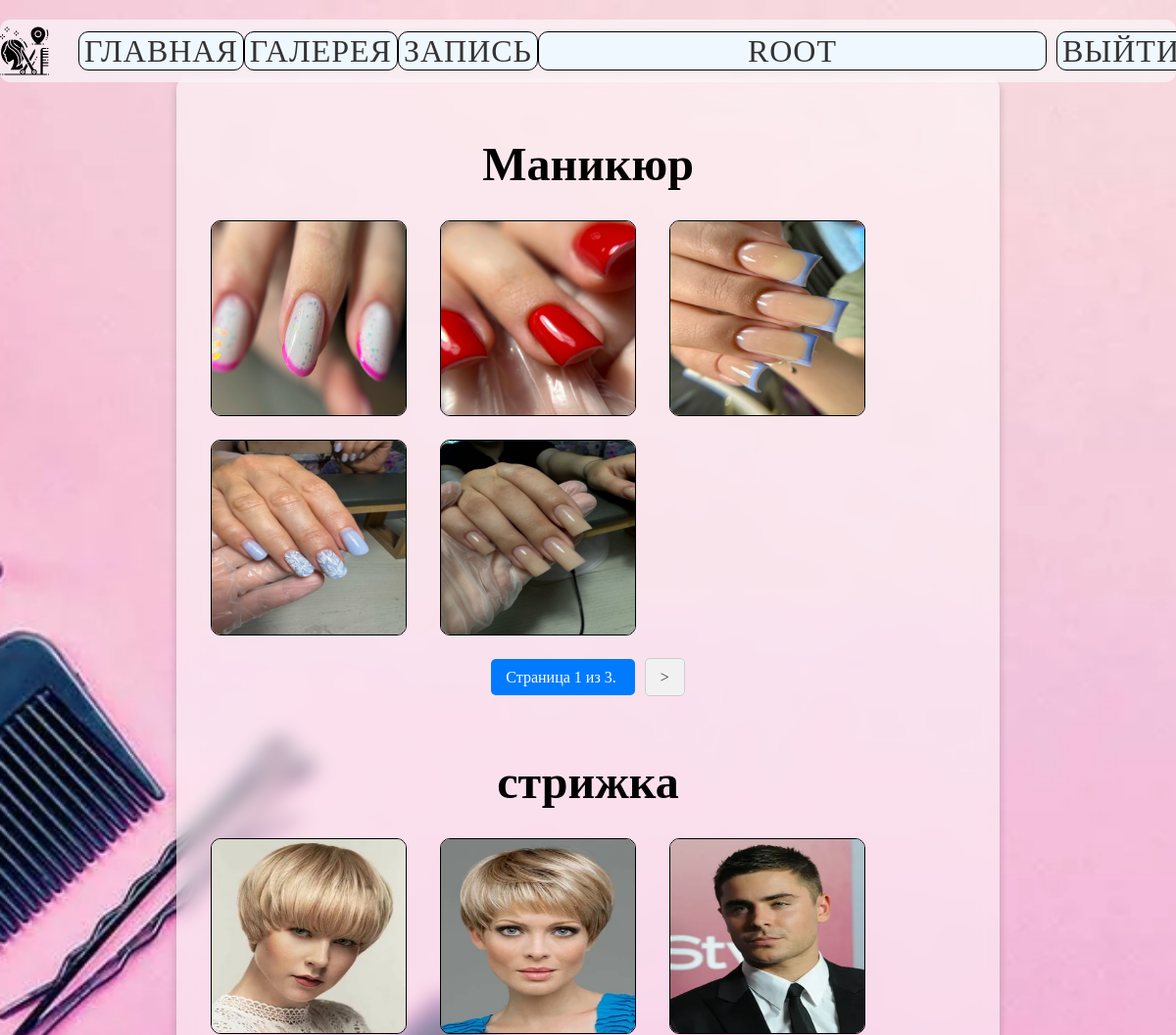
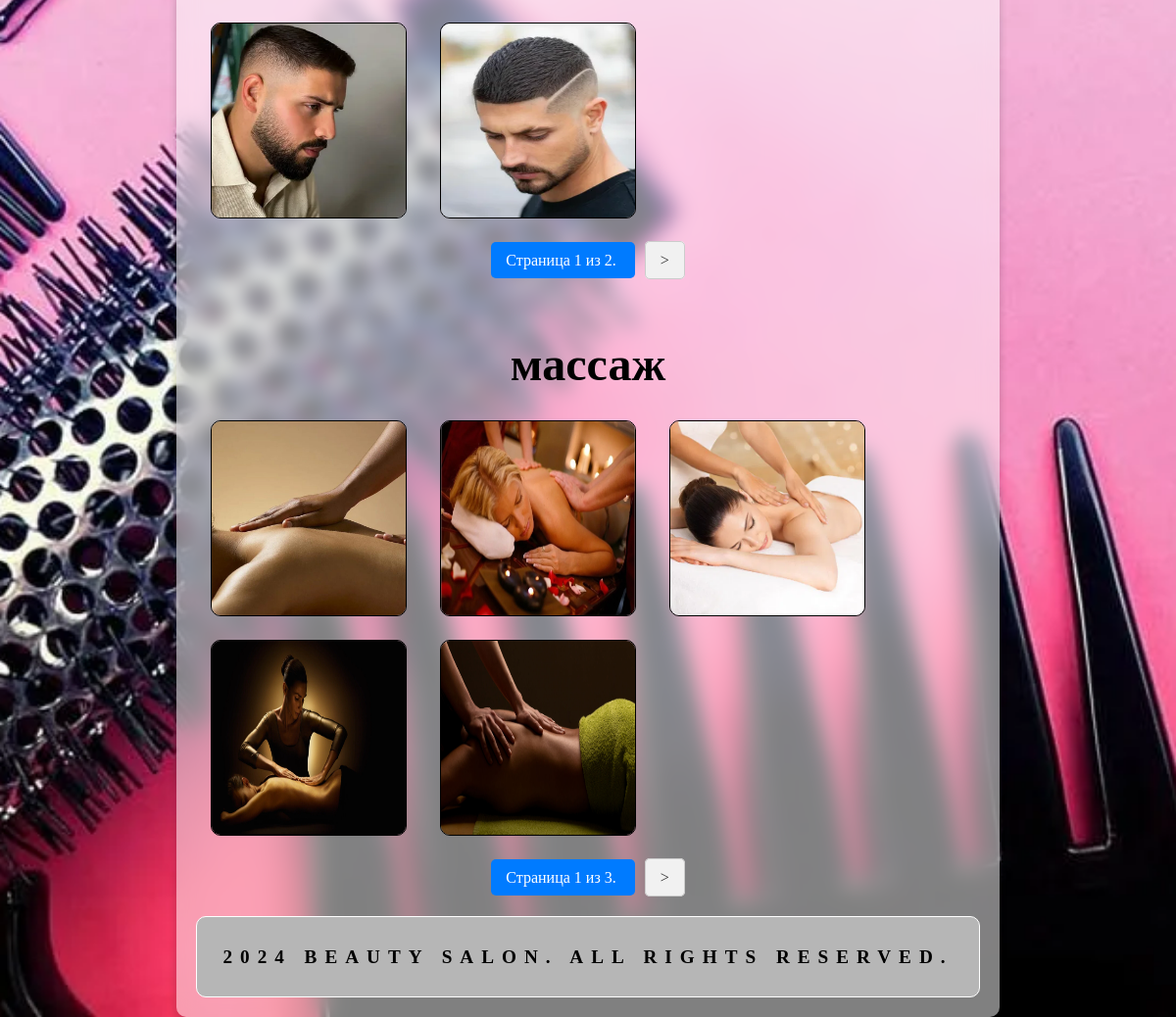
The app's page /gallery/ (signed in) with its own data (2 pictures, top to bottom).
### salon/models.py (models this page shows, shortened)
class Speciality(models.Model):
    name = models.CharField(max_length=100)
    price = models.DecimalField(max_digits=10, decimal_places=2)
    photo = models.ImageField(upload_to='specialities/')
    class Meta:
        verbose_name = "Специализация"
        verbose_name_plural = "Специализации"

class Gallery(models.Model):
    image = models.ImageField(upload_to='gallery/')
    speciality = models.ForeignKey(Speciality, on_delete=models.CASCADE)
    class Meta:
        verbose_name = "Галерея"
        verbose_name_plural = "Галерея"

### salon/views.py (the view)
# urls.py: path('gallery/', gallery, name='gallery'),
def gallery(request):
    galleries = Gallery.objects.select_related('speciality').all()
    specialities = {}
    for gallery in galleries:
        if gallery.speciality not in specialities:
            specialities[gallery.speciality] = []
        specialities[gallery.speciality].append(gallery)
    paginated_specialities = {}
    for speciality, images in specialities.items():
        paginator = Paginator(images, 5)
        page_number = request.GET.get(f'page_{speciality.id}')
        try:
            paginated_images = paginator.page(page_number)
        except PageNotAnInteger:
            paginated_images = paginator.page(1)
        except EmptyPage:
            paginated_images = paginator.page(paginator.num_pages)
        paginated_specialities[speciality] = paginated_images
    return render(request, 'gallery.html', {'paginated_specialities': paginated_specialities})

### salon/templates/gallery.html (shortened to what this page needs)
{% load static %}
<!DOCTYPE html>
<html lang="ru">
<head>
    <link rel="stylesheet" href="{% static 'style.css' %}">
</head>
<body>
    <div class="wrapper_gallery">
        <header class="header_title_home">
            <img src="{% static 'pic/logo3.svg' %}" alt="logo" class="logo">
            <li><a href="/" class = "top_nav">Главная</a></li>
            <li><a href="/gallery/" class = "top_nav">Галерея</a></li>
            {% if user.is_authenticated %}
                <li><a href="/record/" class="top_nav">Запись</a></li>
                <div class='top_nav'>{{ user.username }}</div>
                <li><a href="/logout/" class="top_nav">Выйти</a></li>
            {% else %}
                <li><a href="/login/" class="top_nav">Вход</a></li>
            {% endif %}
        </header>
        <main class="main_content_gallery">
            <div class="images_nails">
                {% for speciality, images in paginated_specialities.items %}
                    <div class="speciality-group" style="{{ speciality.color }};">
                        <h2 class="title_gallery">{{ speciality.name }}</h2>
                        <div class="image-container">
                            {% for image in images %}
                                <img src="{{ image.image.url }}" alt="{{ image.description }}" class="img_gallery">
                            {% endfor %}
                        </div>
                         <div class="pagination">
                            <span class="step-links">
                                <span class="current">
                                    Страница {{ images.number }} из {{ images.paginator.num_pages }}.
                                </span>
                                {% if images.has_next %}
                                    <a href="?page_{{ speciality.id }}={{ images.next_page_number }}">></a>
                                {% endif %}
                            </span>
                        </div>
                    </div>
                {% endfor %}
                <footer class="footer">
                    <p>2024 Beauty Salon. All rights reserved.</p>
                </footer>
            </div>
        </main>
    </div>
</body>
</html>

### salon/static/style.css (style rules this page uses)
* { box-sizing: border-box;outline: none; }
body { margin: 0; background-color: var(--bs-body-bg); padding: 0; height: 100vh; }
a { color: #333;text-decoration: none;transition: color 0.3s; }
li { list-style-type: none;padding: 0; }
img { height: auto; }
.header_title_home { overflow: hidden; width: 70%; margin: auto; height: 8vh; display: flex; justify-content: center; align-items: center; color: #333; font-size: 2rem; text-transform: uppercase; letter-spacing: 1px; position: fixed; z-index: 1; transition: background-color 0.3s; cursor: pointer; border-radius: 10px; background-color: rgb(250, 253, 255, 0.6); backdrop-filter: blur(5px); }
.logo { width: 50px; height: auto; margin-right: 20px; }
.images_nails { display: flex; align-items: center; flex-wrap: wrap; margin: auto; }
.images_nails img { width: 200px; height: 200px; border: 1px solid black; border-radius: 10px; margin: 10px 15px; }
.wrapper_gallery { background-image: url('/static/pic/gallery_font.webp'); overflow: hidden; display: -webkit-box; display: -ms-flexbox; display: flex; -webkit-box-orient: vertical; -webkit-box-direction: normal; -ms-flex-direction: column; flex-direction: column; min-height: 100vh; position: relative; align-items: center; padding-top: 20px; background-size: cover; background-position: center; }
.main_content_gallery { height: 100%; padding: 20px; display: flex; justify-content: center; margin-top: 5%; padding: 20px; background-color: rgb(255, 255, 255, 0.5); backdrop-filter: blur(10px); border-radius: 10px; box-shadow: 0 4px 8px 0 rgba(0, 0, 0, 0.2); width: 70%; }
.title_gallery { margin-bottom: 20px; font-size: 3rem; text-align: center; }
.images_nails { display: flex; flex-wrap: wrap; justify-content: center; }
.speciality-group { margin-bottom: 10px; }
.img_gallery { width: 200px; height: 200px; margin: 10px; flex-shrink: 0; }
.pagination { display: flex; justify-content: center; align-items: center; margin: 20px 0; }
.pagination a { background-color: #f1f1f1; border: 1px solid #ccc; color: #333; padding: 10px 15px; margin: 0 5px; text-decoration: none; border-radius: 5px; }
.pagination .current { background-color: #007bff; color: white; padding: 10px 15px; border-radius: 5px; margin: 0 5px; }
.footer { background-color: rgb(182, 182, 182); border: 1px solid #fff; border-radius: 10px; width: 100%; padding: 10px; text-align: center; font-size: larger; font-weight: bolder; margin: 0; letter-spacing: 0.5rem; text-transform: uppercase; }
@media (1130px <= width <= 1365px) { .header_title_home { width: 100%; margin-top: 0%; display: flex; flex-direction: row; justify-content: space-evenly ; align-items: center; letter-spacing: 1px; } }
@media (1130px <= width <= 1365px) { .top_nav { width: 100%; font-size: 2rem; } }

### records on screen
Speciality: name "Маникюр", number "1", paginator.num_pages "3"
Gallery: image (picture)
Gallery: image (picture)
Gallery: image (picture)
Gallery: image (picture)
Gallery: image (picture)
Speciality: name "стрижка", number "1", paginator.num_pages "2"
Gallery: image (picture)
Gallery: image (picture)
Gallery: image (picture)
Gallery: image (picture)
Gallery: image (picture)
Speciality: name "массаж", number "1", paginator.num_pages "3"
Gallery: image (picture)
Gallery: image (picture)
Gallery: image (picture)
Gallery: image (picture)
Gallery: image (picture)

### other values on screen
{{ user.username }} "ROOT"
